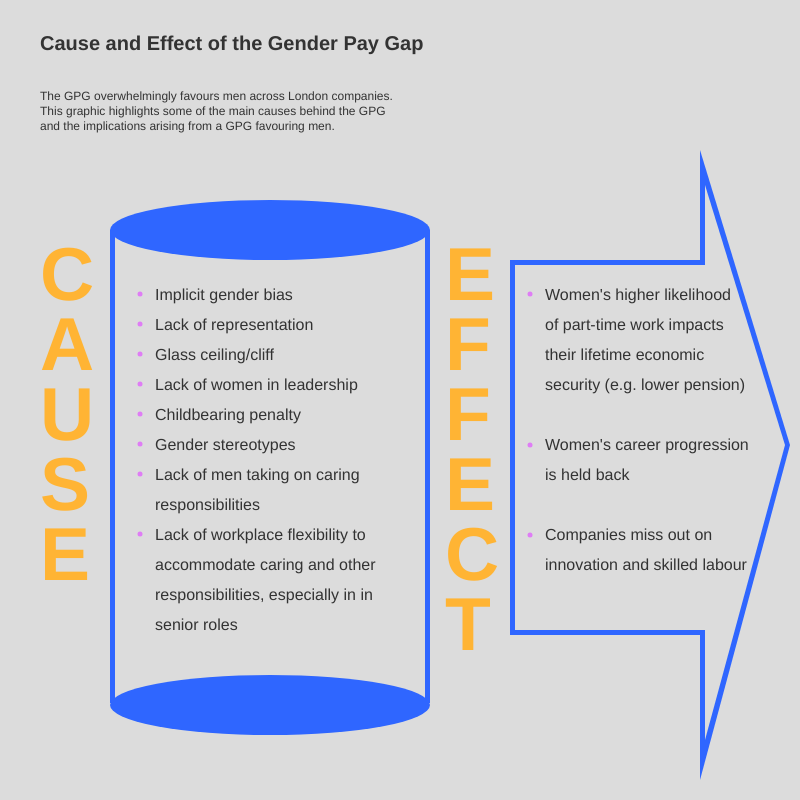
Frame 1 (no input)
Frame 60 (no input): identical to frame 1, image omitted
Frame 120 (the mouse pressed at the canvas centre since frame 60): identical to frame 1, image omitted

The p5.js sketch that drew this single still picture (run headless with seeded random() and noise() and a simulated clock; from frame 60 on, the mouse is pressed at the canvas centre):

// p5.js sketch
// ── sketch.js
function setup() {
  createCanvas(800, 800);
}

function draw() {
  background(220);
  noStroke();
  
  //Headline
  push();
  fill(51);
  textStyle(BOLD);
  textFont('Helvetica', 20);
  text('Cause and Effect of the Gender Pay Gap', 40, 50);
  pop();
  
  // Description / legend
  push();
  fill(51);
  textStyle();
  textFont('Helvetica', 12);
  text('The GPG overwhelmingly favours men across London companies. ', 40, 100);
  text('This graphic highlights some of the main causes behind the GPG', 40, 115);
  text('and the implications arising from a GPG favouring men.', 40, 130);
	pop();
  
  //Subheading: Cause
  push();
  fill(255, 180, 52);
  textStyle(BOLD);
  textFont('Helvetica', 75);
  text('C', 40, 300); //What is Behind the Gender Pay Gap?
  text('A', 40, 370);
  text('U', 40, 440);
  text('S', 40, 510);
  text('E', 40, 580);
  pop();
  
  // Arrow - effect of GPG
  fill(47, 102, 255); //blue
  triangle(700, 150, 700, 780, 790, 445); // x1, y1, x2, y2, x3, y3
  fill(220); // grey
  triangle(705, 185, 705, 740, 785, 445); // x1, y1, x2, y2, x3, y3
  fill(220); // grey
  rect(450, 265, 275, 365);
  fill(47, 102, 255); //blue
  rect(510, 260, 190, 5); // horizontal
  rect(510, 630, 190, 5); // horizontal
  rect(510, 260, 5, 370); // vertical
  
  //Subheading: Effect
  push();
  fill(255, 180, 52); // orange
  textStyle(BOLD);
  textFont('Helvetica', 75);
  text('E', 445, 300); //implications of the Gender Pay Gap? 
  text('F', 445, 370); 
  text('F', 445, 440);
  text('E', 445, 510);
  text('C', 445, 580);
  text('T', 445, 650);
  pop();
  
  // // // info box rect
  // fill(223, 125, 245); // pink
  // rect(30, 70, 390, 2);
  // rect(30, 140, 390, 2);
  // rect(30, 70, 2, 70);
  // rect(418, 71, 2, 70);
  
  // bullets
  //effect
  // fill(47, 102, 255); // blue
  fill(223, 125, 245); // pink
  circle(530, 294, 5); // x, y, d
  circle(530, 445, 5); 
  circle(530, 535, 5);
  //cause
  // fill(223, 125, 245); // pink
  circle(140, 294, 5); 
  circle(140, 324, 5); 
  circle(140, 354, 5); 
  circle(140, 384, 5); 
  circle(140, 414, 5); 
  circle(140, 444, 5); 
  circle(140, 474, 5); 
  circle(140, 534, 5); 
  
  // Implications of the GPG bullets
  push();
  fill(51);
  textStyle();
  textFont('Helvetica', 16);
  text("Women's higher likelihood", 545, 300); // +30
  text('of part-time work impacts', 545, 330);
  text('their lifetime economic', 545, 360);
  text('security (e.g. lower pension)', 545, 390);
  text("Women's career progression", 545, 450);
  text('is held back', 545, 480);
  text('Companies miss out on ', 545, 540);
  text('innovation and skilled labour', 545, 570);
  pop();
  
  // tube
  push();
  fill(47, 102, 255); //blue
  ellipse(270, 230, 320, 60); // x, y, w, h
  fill(47, 102, 255); //blue
  rect(110, 230, 5, 473); // vertical
  rect(425, 230, 5, 473); // vertical
  fill(47, 102, 255); //blue
  ellipse(270, 705, 320, 60); // x, y, w, h
  pop();
  
  // 'behind'/causing the GPG bullets
  push();
  fill(51);
  textStyle();
  textFont('Helvetica', 16);
  text('Implicit gender bias ', 155, 300); // +30
  text('Lack of representation', 155, 330);
  text('Glass ceiling/cliff', 155, 360);
  text('Lack of women in leadership', 155, 390);
  text('Childbearing penalty', 155, 420);
  text('Gender stereotypes', 155, 450);
  text('Lack of men taking on caring', 155, 480);
  text('responsibilities', 155, 510);
  text('Lack of workplace flexibility to ', 155, 540);
  text('accommodate caring and other ', 155, 570);
  text('responsibilities, especially in in', 155, 600);
  text('senior roles', 155, 630);
  pop();
  
}
